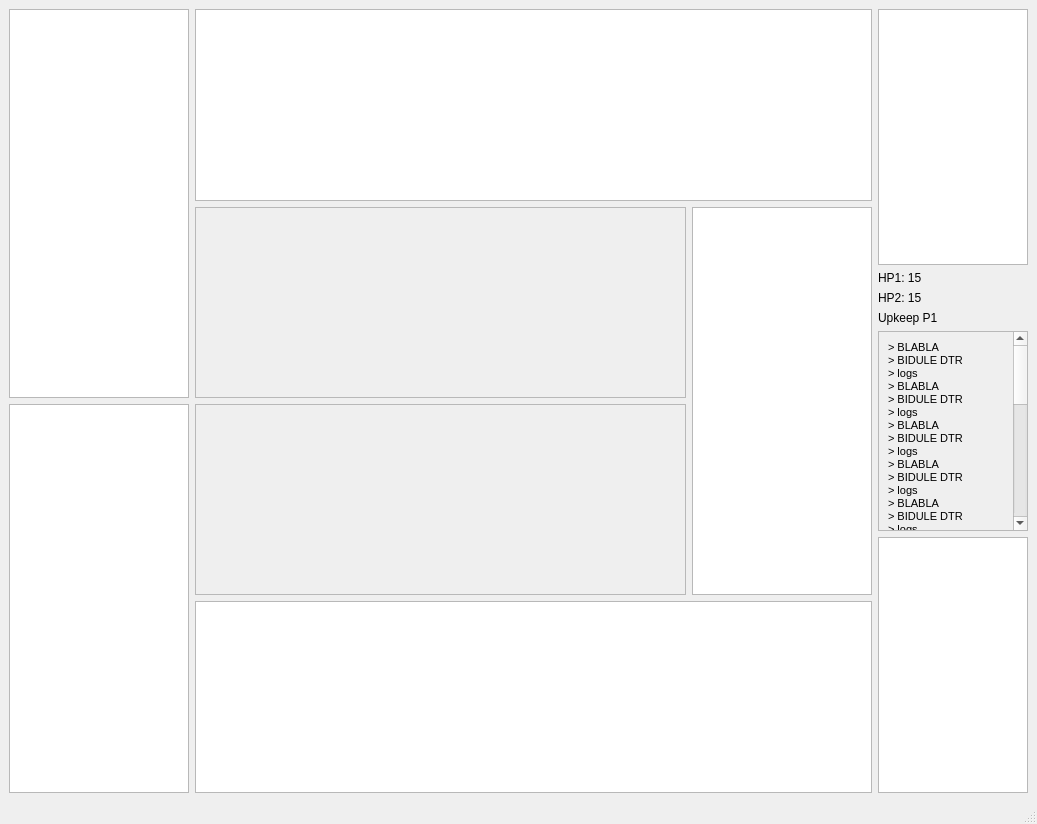
<?xml version="1.0" encoding="UTF-8"?>
<ui version="4.0">
 <class>MainWindow</class>
 <widget class="QMainWindow" name="MainWindow">
  <property name="geometry">
   <rect>
    <x>0</x>
    <y>0</y>
    <width>1037</width>
    <height>824</height>
   </rect>
  </property>
  <property name="windowTitle">
   <string>MainWindow</string>
  </property>
  <property name="documentMode">
   <bool>false</bool>
  </property>
  <widget class="QWidget" name="centralwidget">
   <layout class="QGridLayout" name="gridLayout">
    <item row="1" column="5" colspan="2">
     <widget class="QFrame" name="battlefield1">
      <property name="sizePolicy">
       <sizepolicy hsizetype="Preferred" vsizetype="Expanding">
        <horstretch>0</horstretch>
        <verstretch>0</verstretch>
       </sizepolicy>
      </property>
      <property name="frameShape">
       <enum>QFrame::StyledPanel</enum>
      </property>
      <property name="frameShadow">
       <enum>QFrame::Raised</enum>
      </property>
     </widget>
    </item>
    <item row="2" column="3" rowspan="2">
     <widget class="QListWidget" name="library1">
      <property name="maximumSize">
       <size>
        <width>180</width>
        <height>16777215</height>
       </size>
      </property>
     </widget>
    </item>
    <item row="2" column="5" colspan="2">
     <widget class="QFrame" name="battlefield2">
      <property name="sizePolicy">
       <sizepolicy hsizetype="Preferred" vsizetype="Expanding">
        <horstretch>0</horstretch>
        <verstretch>0</verstretch>
       </sizepolicy>
      </property>
      <property name="frameShape">
       <enum>QFrame::StyledPanel</enum>
      </property>
      <property name="frameShadow">
       <enum>QFrame::Raised</enum>
      </property>
     </widget>
    </item>
    <item row="0" column="3" rowspan="2">
     <widget class="QListWidget" name="library2">
      <property name="sizePolicy">
       <sizepolicy hsizetype="Expanding" vsizetype="Expanding">
        <horstretch>0</horstretch>
        <verstretch>0</verstretch>
       </sizepolicy>
      </property>
      <property name="maximumSize">
       <size>
        <width>180</width>
        <height>160000</height>
       </size>
      </property>
     </widget>
    </item>
    <item row="0" column="8" rowspan="4">
     <widget class="QWidget" name="widget" native="true">
      <property name="maximumSize">
       <size>
        <width>150</width>
        <height>16777215</height>
       </size>
      </property>
      <layout class="QVBoxLayout" name="verticalLayout">
       <property name="leftMargin">
        <number>0</number>
       </property>
       <property name="topMargin">
        <number>0</number>
       </property>
       <property name="rightMargin">
        <number>0</number>
       </property>
       <property name="bottomMargin">
        <number>0</number>
       </property>
       <item>
        <widget class="QListWidget" name="listWidget_3"/>
       </item>
       <item>
        <widget class="QLabel" name="label">
         <property name="text">
          <string>HP1: 15</string>
         </property>
        </widget>
       </item>
       <item>
        <widget class="QLabel" name="label_2">
         <property name="text">
          <string>HP2: 15</string>
         </property>
        </widget>
       </item>
       <item>
        <widget class="QLabel" name="label_3">
         <property name="text">
          <string>Upkeep P1</string>
         </property>
        </widget>
       </item>
       <item>
        <widget class="QScrollArea" name="scrollArea">
         <property name="maximumSize">
          <size>
           <width>16777215</width>
           <height>200</height>
          </size>
         </property>
         <property name="widgetResizable">
          <bool>true</bool>
         </property>
         <widget class="QWidget" name="scrollAreaWidgetContents">
          <property name="geometry">
           <rect>
            <x>0</x>
            <y>0</y>
            <width>134</width>
            <height>578</height>
           </rect>
          </property>
          <layout class="QVBoxLayout" name="verticalLayout_2">
           <item>
            <widget class="QLabel" name="label_4">
             <property name="minimumSize">
              <size>
               <width>0</width>
               <height>100</height>
              </size>
             </property>
             <property name="maximumSize">
              <size>
               <width>16777215</width>
               <height>160000</height>
              </size>
             </property>
             <property name="font">
              <font>
               <pointsize>8</pointsize>
               <kerning>true</kerning>
              </font>
             </property>
             <property name="frameShape">
              <enum>QFrame::NoFrame</enum>
             </property>
             <property name="text">
              <string notr="true">&gt; BLABLA
&gt; BIDULE DTR
&gt; logs
&gt; BLABLA
&gt; BIDULE DTR
&gt; logs
&gt; BLABLA
&gt; BIDULE DTR
&gt; logs
&gt; BLABLA
&gt; BIDULE DTR
&gt; logs
&gt; BLABLA
&gt; BIDULE DTR
&gt; logs
&gt; BLABLA
&gt; BIDULE DTR
&gt; logs
&gt; BLABLA
&gt; BIDULE DTR
&gt; logs
&gt; BLABLA
&gt; BIDULE DTR
&gt; logs
&gt; BLABLA
&gt; BIDULE DTR
&gt; logs
&gt; BLABLA
&gt; BIDULE DTR
&gt; logs
&gt; BLABLA
&gt; BIDULE DTR
&gt; logs
&gt; BLABLA
&gt; BIDULE DTR
&gt; logs
&gt; BLABLA
&gt; BIDULE DTR
&gt; logs
&gt; BLABLA
&gt; BIDULE DTR
&gt; logs
</string>
             </property>
             <property name="textFormat">
              <enum>Qt::PlainText</enum>
             </property>
             <property name="alignment">
              <set>Qt::AlignLeading|Qt::AlignLeft|Qt::AlignTop</set>
             </property>
             <property name="wordWrap">
              <bool>true</bool>
             </property>
            </widget>
           </item>
          </layout>
         </widget>
        </widget>
       </item>
       <item>
        <widget class="QListWidget" name="listWidget_4"/>
       </item>
      </layout>
     </widget>
    </item>
    <item row="3" column="5" colspan="3">
     <widget class="QListWidget" name="listWidget_2">
      <property name="sizePolicy">
       <sizepolicy hsizetype="Expanding" vsizetype="Preferred">
        <horstretch>0</horstretch>
        <verstretch>0</verstretch>
       </sizepolicy>
      </property>
      <property name="maximumSize">
       <size>
        <width>16777215</width>
        <height>200</height>
       </size>
      </property>
      <property name="flow">
       <enum>QListView::LeftToRight</enum>
      </property>
     </widget>
    </item>
    <item row="1" column="7" rowspan="2">
     <widget class="QListWidget" name="listWidget_5">
      <property name="maximumSize">
       <size>
        <width>180</width>
        <height>16777215</height>
       </size>
      </property>
     </widget>
    </item>
    <item row="0" column="5" colspan="3">
     <widget class="QListWidget" name="listWidget">
      <property name="sizePolicy">
       <sizepolicy hsizetype="Expanding" vsizetype="Preferred">
        <horstretch>0</horstretch>
        <verstretch>0</verstretch>
       </sizepolicy>
      </property>
      <property name="maximumSize">
       <size>
        <width>16777215</width>
        <height>200</height>
       </size>
      </property>
      <property name="flow">
       <enum>QListView::LeftToRight</enum>
      </property>
     </widget>
    </item>
   </layout>
  </widget>
  <widget class="QMenuBar" name="menubar">
   <property name="geometry">
    <rect>
     <x>0</x>
     <y>0</y>
     <width>1037</width>
     <height>20</height>
    </rect>
   </property>
  </widget>
  <widget class="QStatusBar" name="statusbar"/>
 </widget>
 <resources/>
 <connections/>
</ui>
